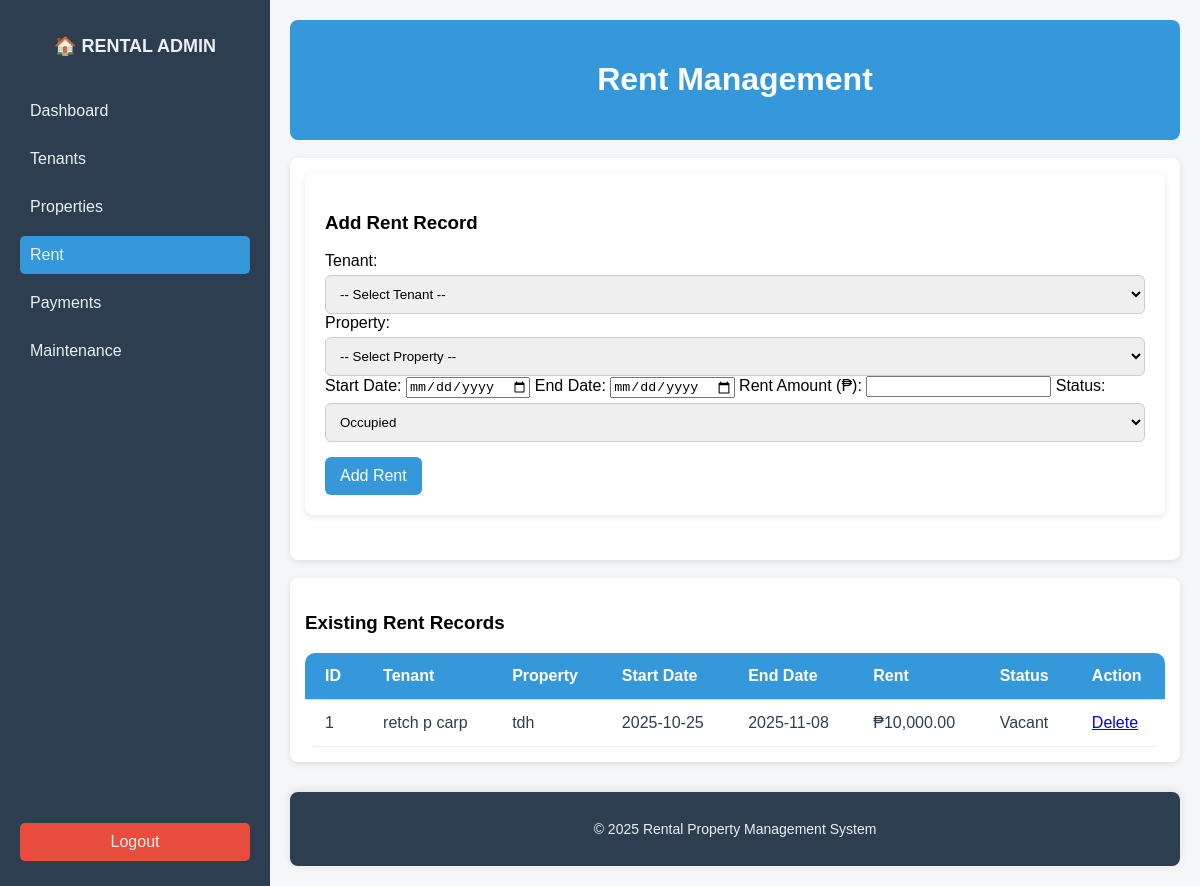
Screenshot of /admin/rent.php (signed in) with the database file from the repository.
### tables this page shows
CREATE TABLE `rent` (
  `rent_id` int NOT NULL,
  `tenant_id` int NOT NULL,
  `property_id` int NOT NULL,
  `start_date` date NOT NULL,
  `end_date` date DEFAULT NULL,
  `rent_amount` decimal(10,2) NOT NULL,
  `status` enum('Occupied','Vacant','Pending') DEFAULT 'Pending'
);

CREATE TABLE `tenant` (
  `tenant_id` int NOT NULL,
  `fname` varchar(100) NOT NULL,
  `mname` varchar(100) DEFAULT NULL,
  `lname` varchar(100) NOT NULL,
  `contact_number` varchar(20) DEFAULT NULL,
  `username` varchar(100) NOT NULL,
  `email` varchar(100) NOT NULL,
  `password` varchar(255) NOT NULL
);

CREATE TABLE `property` (
  `property_id` int NOT NULL,
  `address` varchar(150) NOT NULL,
  `rent_amount` decimal(10,2) NOT NULL,
  `tenant_id` int DEFAULT NULL,
  `property` varchar(255) DEFAULT NULL
);

### admin/rent.php (the view, shortened to what this page needs)
<?php
require '../db.php';
$stmt = $pdo->query("
    SELECT r.*, t.fname, t.mname, t.lname, p.property
    FROM rent r
    JOIN tenant t ON r.tenant_id = t.tenant_id
    JOIN property p ON r.property_id = p.property_id
    ORDER BY r.rent_id DESC
");
$rents = $stmt->fetchAll(PDO::FETCH_ASSOC);
?>
<!DOCTYPE html>
<html lang="en">
<head>
<link rel="stylesheet" href="../assets/css/style.css">
</head>
<body>
<div class="dashboard-container">
  <aside class="sidebar">
    <h2>🏠 RENTAL ADMIN</h2>
    <a href="dashboard.php">Dashboard</a>
    <a href="tenants.php">Tenants</a>
    <a href="properties.php">Properties</a>
    <a href="rent.php" class="active">Rent</a>
    <a href="payments.php">Payments</a>
    <a href="maintenance.php">Maintenance</a>
    <a href="../logout.php" class="logout">Logout</a>
  </aside>
  <main class="main-content">
    <header class="header">
      <h1>Rent Management</h1>
    </header>
    <br>
    <div class="card">
      <form method="POST" class="rent-form">
        <h3>Add Rent Record</h3>
        <label>Tenant:</label>
        <select name="tenant_id" required>
          <option value="">-- Select Tenant --</option>
        </select>
        <label>Property:</label>
        <select name="property_id" id="propertySelect" required>
          <option value="">-- Select Property --</option>
        </select>
        <label>Start Date:</label>
        <input type="date" name="start_date" required>
        <label>End Date:</label>
        <input type="date" name="end_date">
        <label>Rent Amount (₱):</label>
        <input type="number" step="0.01" name="rent_amount" required>
        <label>Status:</label>
        <select name="status" required>
          <option value="Occupied">Occupied</option>
        </select>
        <button type="submit" name="add_rent">Add Rent</button>
      </form>
    </div>
    <br>
    <div class="card">
      <h3>Existing Rent Records</h3>
      <table>
        <thead>
          <tr>
            <th>ID</th>
            <th>Tenant</th>
            <th>Property</th>
            <th>Start Date</th>
            <th>End Date</th>
            <th>Rent</th>
            <th>Status</th>
            <th>Action</th>
          </tr>
        </thead>
        <tbody>
          <?php if (!empty($rents)): ?>
            <?php foreach ($rents as $r): ?>
              <tr>
                <td data-label="ID"><?= htmlspecialchars($r['rent_id']) ?></td>
                <td data-label="Tenant"><?= htmlspecialchars($r['fname'].' '.($r['mname'] ? $r['mname'].' ' : '').$r['lname']) ?></td>
                <td data-label="Property"><?= htmlspecialchars($r['property']) ?></td>
                <td data-label="Start Date"><?= htmlspecialchars($r['start_date']) ?></td>
                <td data-label="End Date"><?= htmlspecialchars($r['end_date']) ?></td>
                <td data-label="Rent">₱<?= number_format($r['rent_amount'],2) ?></td>
                <td data-label="Status"><?= htmlspecialchars($r['status']) ?></td>
                <td data-label="Action">
                  <a href="?delete=<?= $r['rent_id'] ?>" onclick="return confirm('Delete this record?')">Delete</a>
                </td>
              </tr>
            <?php endforeach; ?>
          <?php else: ?>
            <tr><td colspan="8">No rent records found.</td></tr>
          <?php endif; ?>
        </tbody>
      </table>
    </div>
    <footer class="footer">
      <p>© <?= date('Y') ?> Rental Property Management System</p>
    </footer>
  </main>
</div>
</body>
</html>

### assets/css/style.css (style rules this page uses)
body { margin: 0; font-family: Arial, sans-serif; background: #f4f6f7; }
.dashboard-container { display: flex; min-height: 100vh; }
.sidebar { background: #2c3e50; color: #ecf0f1; width: 230px; padding: 20px; display: flex; flex-direction: column; }
.sidebar h2 { text-align: center; margin-bottom: 30px; font-size: 18px; }
.sidebar a { color: #ecf0f1; text-decoration: none; padding: 10px; margin: 5px 0; border-radius: 5px; transition: background 0.3s; }
.sidebar a:hover, .sidebar a.active { background: #3498db; }
.sidebar .logout { margin-top: auto; background: #e74c3c; text-align: center; }
.main-content { flex: 1; padding: 20px; }
.header { background: #3498db; color: #fff; padding: 20px; border-radius: 8px; font-size: 16px; font-weight: bold; text-align: center; }
.card { background: #fff; border-radius: 8px; padding: 15px; box-shadow: 0 2px 6px rgba(0,0,0,0.1); }
table { width: 100%; border-collapse: collapse; margin-top: 15px; font-size: 16px; border-radius: 10px; overflow: hidden; }
th, td { border-bottom: 1px solid #ddd; padding: 30px; }
th { background: #3498db; color: #fff; text-align: left; padding: 14px 20px; }
td { padding: 14px 20px; border-bottom: 1px solid #eee; color: #2c3e50; }
.footer { background: #2c3e50; color: #ecf0f1; text-align: center; padding: 15px; border-radius: 8px; margin-top: 30px; font-size: 14px; box-shadow: 0 -2px 8px rgba(0, 0, 0, 0.1); }
form { background: #fff; padding: 20px; border-radius: 8px; margin-bottom: 30px; box-shadow: 0 2px 6px rgba(0,0,0,0.1); }
form select, form textarea { width: 100%; padding: 10px; margin-top: 5px; border: 1px solid #ccc; border-radius: 6px; resize: vertical; }
form button { background: #3498db; color: white; border: none; padding: 10px 15px; margin-top: 15px; border-radius: 6px; cursor: pointer; font-size: 16px; transition: 0.3s; }

### rows the page displays
rent: rent_id "1", tenant.lname "retch p carp", property.property "tdh", start_date "2025-10-25", end_date "2025-11-08", rent_amount "10,000.00", status "Vacant"
